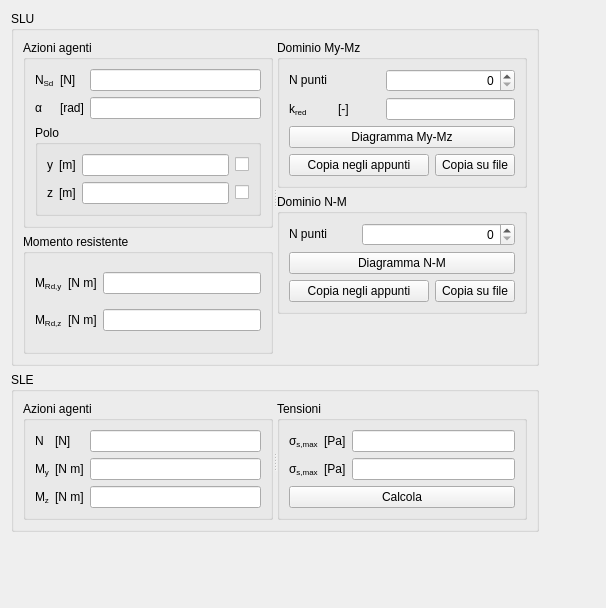
         <widget class="QWidget" name="LSTabScrollAreaContents">
          <property name="geometry">
           <rect>
            <x>0</x>
            <y>0</y>
            <width>606</width>
            <height>608</height>
           </rect>
          </property>
          <layout class="QGridLayout" name="gridLayout_13">
           <item row="0" column="0">
            <widget class="QGroupBox" name="ULSGBox">
             <property name="title">
              <string>SLU</string>
             </property>
             <layout class="QGridLayout" name="gridLayout_8">
              <item row="0" column="0">
               <widget class="QSplitter" name="splitter_2">
                <property name="orientation">
                 <enum>Qt::Horizontal</enum>
                </property>
                <widget class="QWidget" name="layoutWidget">
                 <layout class="QVBoxLayout" name="verticalLayout">
                  <item>
                   <widget class="QGroupBox" name="ULSActionsGBox">
                    <property name="minimumSize">
                     <size>
                      <width>250</width>
                      <height>0</height>
                     </size>
                    </property>
                    <property name="title">
                     <string>Azioni agenti</string>
                    </property>
                    <layout class="QGridLayout" name="gridLayout_6">
                     <item row="0" column="0">
                      <widget class="QLabelRichName" name="NULSLabel">
                       <property name="text">
                        <string>&lt;!DOCTYPE HTML PUBLIC &quot;-//W3C//DTD HTML 4.0//EN&quot; &quot;http://www.w3.org/TR/REC-html40/strict.dtd&quot;&gt;
&lt;html&gt;&lt;head&gt;&lt;meta name=&quot;qrichtext&quot; content=&quot;1&quot; /&gt;&lt;/head&gt;
&lt;body&gt;
N&lt;span style=&quot; vertical-align:sub;&quot;&gt;Sd&lt;/span&gt;
&lt;/body&gt;&lt;/html&gt;</string>
                       </property>
                      </widget>
                     </item>
                     <item row="0" column="2">
                      <widget class="QLineEditValue" name="NULSLEdit">
                       <property name="styleSheet">
                        <string notr="true"/>
                       </property>
                      </widget>
                     </item>
                     <item row="1" column="0">
                      <widget class="QLabelRichName" name="alphaULSLabel">
                       <property name="text">
                        <string>&lt;!DOCTYPE HTML PUBLIC &quot;-//W3C//DTD HTML 4.0//EN&quot; &quot;http://www.w3.org/TR/REC-html40/strict.dtd&quot;&gt;
&lt;html&gt;&lt;head&gt;&lt;meta name=&quot;qrichtext&quot; content=&quot;1&quot; /&gt;&lt;/head&gt;
&lt;body&gt;
α
&lt;/body&gt;
&lt;/html&gt;</string>
                       </property>
                      </widget>
                     </item>
                     <item row="1" column="2">
                      <widget class="QLineEditValue" name="alphaULSLEdit">
                       <property name="styleSheet">
                        <string notr="true"/>
                       </property>
                      </widget>
                     </item>
                     <item row="2" column="0" colspan="3">
                      <widget class="QGroupBox" name="ULSActionsMomGBox">
                       <property name="title">
                        <string>Polo</string>
                       </property>
                       <layout class="QGridLayout" name="gridLayout_7">
                        <item row="1" column="0">
                         <widget class="QLabelRichName" name="yCenULSLabel">
                          <property name="text">
                           <string>&lt;!DOCTYPE HTML PUBLIC &quot;-//W3C//DTD HTML 4.0//EN&quot; &quot;http://www.w3.org/TR/REC-html40/strict.dtd&quot;&gt;
&lt;html&gt;&lt;head&gt;&lt;meta name=&quot;qrichtext&quot; content=&quot;1&quot; /&gt;&lt;/head&gt;
&lt;body&gt;
y
&lt;/body&gt;
&lt;/html&gt;</string>
                          </property>
                         </widget>
                        </item>
                        <item row="1" column="2">
                         <widget class="QLineEditValue" name="yCenULSLEdit">
                          <property name="styleSheet">
                           <string notr="true"/>
                          </property>
                         </widget>
                        </item>
                        <item row="2" column="0">
                         <widget class="QLabelRichName" name="zCenULSLabel">
                          <property name="text">
                           <string>&lt;!DOCTYPE HTML PUBLIC &quot;-//W3C//DTD HTML 4.0//EN&quot; &quot;http://www.w3.org/TR/REC-html40/strict.dtd&quot;&gt;
&lt;html&gt;&lt;head&gt;&lt;meta name=&quot;qrichtext&quot; content=&quot;1&quot; /&gt;&lt;/head&gt;
&lt;body&gt;
z
&lt;/body&gt;
&lt;/html&gt;</string>
                          </property>
                         </widget>
                        </item>
                        <item row="2" column="2">
                         <widget class="QLineEditValue" name="zCenULSLEdit">
                          <property name="styleSheet">
                           <string notr="true"/>
                          </property>
                         </widget>
                        </item>
                        <item row="1" column="1">
                         <widget class="QLabelUnitMeasure" name="yCenULSUMLabel">
                          <property name="text">
                           <string>&lt;!DOCTYPE HTML PUBLIC &quot;-//W3C//DTD HTML 4.0//EN&quot; &quot;http://www.w3.org/TR/REC-html40/strict.dtd&quot;&gt;
&lt;html&gt;&lt;head&gt;&lt;meta name=&quot;qrichtext&quot; content=&quot;1&quot; /&gt;&lt;/head&gt;
&lt;body&gt;
[m]
&lt;/body&gt;
&lt;/html&gt;</string>
                          </property>
                         </widget>
                        </item>
                        <item row="2" column="1">
                         <widget class="QLabelUnitMeasure" name="zCenULSUMLabel">
                          <property name="text">
                           <string>&lt;!DOCTYPE HTML PUBLIC &quot;-//W3C//DTD HTML 4.0//EN&quot; &quot;http://www.w3.org/TR/REC-html40/strict.dtd&quot;&gt;
&lt;html&gt;&lt;head&gt;&lt;meta name=&quot;qrichtext&quot; content=&quot;1&quot; /&gt;&lt;/head&gt;
&lt;body&gt;
[m]
&lt;/body&gt;
&lt;/html&gt;</string>
                          </property>
                         </widget>
                        </item>
                        <item row="1" column="3">
                         <widget class="QCheckBoxReadOnly" name="yCenULSCheckBox">
                          <property name="text">
                           <string/>
                          </property>
                         </widget>
                        </item>
                        <item row="2" column="3">
                         <widget class="QCheckBoxReadOnly" name="zCenULSCheckBox">
                          <property name="text">
                           <string/>
                          </property>
                         </widget>
                        </item>
                       </layout>
                      </widget>
                     </item>
                     <item row="0" column="1">
                      <widget class="QLabelUnitMeasure" name="NULSUMLabel">
                       <property name="text">
                        <string>&lt;!DOCTYPE HTML PUBLIC &quot;-//W3C//DTD HTML 4.0//EN&quot; &quot;http://www.w3.org/TR/REC-html40/strict.dtd&quot;&gt;
&lt;html&gt;&lt;head&gt;&lt;meta name=&quot;qrichtext&quot; content=&quot;1&quot; /&gt;&lt;/head&gt;
&lt;body&gt;
[N]
&lt;/body&gt;&lt;/html&gt;</string>
                       </property>
                      </widget>
                     </item>
                     <item row="1" column="1">
                      <widget class="QLabelUnitMeasure" name="alphaULSUMLabel">
                       <property name="text">
                        <string>&lt;!DOCTYPE HTML PUBLIC &quot;-//W3C//DTD HTML 4.0//EN&quot; &quot;http://www.w3.org/TR/REC-html40/strict.dtd&quot;&gt;
&lt;html&gt;&lt;head&gt;&lt;meta name=&quot;qrichtext&quot; content=&quot;1&quot; /&gt;&lt;/head&gt;
&lt;body&gt;
[rad]
&lt;/body&gt;
&lt;/html&gt;</string>
                       </property>
                      </widget>
                     </item>
                    </layout>
                   </widget>
                  </item>
                  <item>
                   <widget class="QGroupBox" name="groupBox_2">
                    <property name="title">
                     <string>Momento resistente</string>
                    </property>
                    <layout class="QGridLayout" name="gridLayout_5">
                     <item row="0" column="0">
                      <widget class="QLabelRichName" name="MULSyLabel">
                       <property name="text">
                        <string>&lt;!DOCTYPE HTML PUBLIC &quot;-//W3C//DTD HTML 4.0//EN&quot; &quot;http://www.w3.org/TR/REC-html40/strict.dtd&quot;&gt;
&lt;html&gt;&lt;head&gt;&lt;meta name=&quot;qrichtext&quot; content=&quot;1&quot; /&gt;&lt;/head&gt;
&lt;body&gt;
M&lt;span style=&quot; vertical-align:sub;&quot;&gt;Rd,y&lt;/span&gt;
&lt;/body&gt;&lt;/html&gt;</string>
                       </property>
                      </widget>
                     </item>
                     <item row="0" column="1">
                      <widget class="QLabelUnitMeasure" name="MULSyUMLabel">
                       <property name="text">
                        <string>&lt;!DOCTYPE HTML PUBLIC &quot;-//W3C//DTD HTML 4.0//EN&quot; &quot;http://www.w3.org/TR/REC-html40/strict.dtd&quot;&gt;
&lt;html&gt;&lt;head&gt;&lt;meta name=&quot;qrichtext&quot; content=&quot;1&quot; /&gt;&lt;/head&gt;
&lt;body&gt;
[N m]
&lt;/body&gt;&lt;/html&gt;</string>
                       </property>
                      </widget>
                     </item>
                     <item row="0" column="2">
                      <widget class="QLineEditValue" name="MULSyLEdit">
                       <property name="readOnly">
                        <bool>true</bool>
                       </property>
                      </widget>
                     </item>
                     <item row="1" column="0">
                      <widget class="QLabelRichName" name="MULSzLabel">
                       <property name="text">
                        <string>&lt;!DOCTYPE HTML PUBLIC &quot;-//W3C//DTD HTML 4.0//EN&quot; &quot;http://www.w3.org/TR/REC-html40/strict.dtd&quot;&gt;
&lt;html&gt;&lt;head&gt;&lt;meta name=&quot;qrichtext&quot; content=&quot;1&quot; /&gt;&lt;/head&gt;
&lt;body&gt;
M&lt;span style=&quot; vertical-align:sub;&quot;&gt;Rd,z&lt;/span&gt;
&lt;/body&gt;&lt;/html&gt;</string>
                       </property>
                      </widget>
                     </item>
                     <item row="1" column="1">
                      <widget class="QLabelUnitMeasure" name="MULSzUMLabel">
                       <property name="text">
                        <string>&lt;!DOCTYPE HTML PUBLIC &quot;-//W3C//DTD HTML 4.0//EN&quot; &quot;http://www.w3.org/TR/REC-html40/strict.dtd&quot;&gt;
&lt;html&gt;&lt;head&gt;&lt;meta name=&quot;qrichtext&quot; content=&quot;1&quot; /&gt;&lt;/head&gt;
&lt;body&gt;
[N m]
&lt;/body&gt;&lt;/html&gt;</string>
                       </property>
                      </widget>
                     </item>
                     <item row="1" column="2">
                      <widget class="QLineEditValue" name="MULSzLEdit">
                       <property name="readOnly">
                        <bool>true</bool>
                       </property>
                      </widget>
                     </item>
                    </layout>
                   </widget>
                  </item>
                 </layout>
                </widget>
                <widget class="QWidget" name="layoutWidget_3">
                 <layout class="QVBoxLayout" name="verticalLayout_2">
                  <item>
                   <widget class="QGroupBox" name="MULSyMULSzGBox">
                    <property name="minimumSize">
                     <size>
                      <width>250</width>
                      <height>0</height>
                     </size>
                    </property>
                    <property name="title">
                     <string>Dominio My-Mz</string>
                    </property>
                    <layout class="QGridLayout" name="gridLayout_9">
                     <item row="0" column="0" colspan="2">
                      <widget class="QLabel" name="MULSyMULSzAccuracyLabel">
                       <property name="text">
                        <string>&lt;!DOCTYPE HTML PUBLIC &quot;-//W3C//DTD HTML 4.0//EN&quot; &quot;http://www.w3.org/TR/REC-html40/strict.dtd&quot;&gt;
&lt;html&gt;&lt;head&gt;&lt;meta name=&quot;qrichtext&quot; content=&quot;1&quot; /&gt;&lt;/head&gt;
&lt;body&gt;
N punti
&lt;/body&gt;
&lt;/html&gt;</string>
                       </property>
                      </widget>
                     </item>
                     <item row="1" column="0">
                      <widget class="QLabelRichName" name="MULSyMULSzKRedLabel">
                       <property name="text">
                        <string>&lt;!DOCTYPE HTML PUBLIC &quot;-//W3C//DTD HTML 4.0//EN&quot; &quot;http://www.w3.org/TR/REC-html40/strict.dtd&quot;&gt;
&lt;html&gt;&lt;head&gt;&lt;meta name=&quot;qrichtext&quot; content=&quot;1&quot; /&gt;&lt;/head&gt;
&lt;body&gt;
k&lt;span style=&quot; vertical-align:sub;&quot;&gt;red&lt;/span&gt;
&lt;/body&gt;&lt;/html&gt;</string>
                       </property>
                      </widget>
                     </item>
                     <item row="1" column="1">
                      <widget class="QLabelUnitMeasure" name="MULSyMULSzKRedUMLabel">
                       <property name="text">
                        <string>&lt;!DOCTYPE HTML PUBLIC &quot;-//W3C//DTD HTML 4.0//EN&quot; &quot;http://www.w3.org/TR/REC-html40/strict.dtd&quot;&gt;
&lt;html&gt;&lt;head&gt;&lt;meta name=&quot;qrichtext&quot; content=&quot;1&quot; /&gt;&lt;/head&gt;
&lt;body&gt;
[-]
&lt;/body&gt;&lt;/html&gt;</string>
                       </property>
                      </widget>
                     </item>
                     <item row="3" column="0" colspan="3">
                      <widget class="QPushButton" name="copyToClipBoardMULSyMULSzPButton">
                       <property name="text">
                        <string>Copia negli appunti</string>
                       </property>
                      </widget>
                     </item>
                     <item row="3" column="3">
                      <widget class="QPushButton" name="copyToFileMULSyMULSzPButton">
                       <property name="text">
                        <string>Copia su file</string>
                       </property>
                      </widget>
                     </item>
                     <item row="2" column="0" colspan="4">
                      <widget class="QPushButton" name="plotMULSyMULSzPButton">
                       <property name="text">
                        <string>Diagramma My-Mz</string>
                       </property>
                      </widget>
                     </item>
                     <item row="1" column="2" colspan="2">
                      <widget class="QLineEditValue" name="MULSyMULSzKRedLEdit">
                       <property name="styleSheet">
                        <string notr="true"/>
                       </property>
                      </widget>
                     </item>
                     <item row="0" column="2" colspan="2">
                      <widget class="QSpinBox" name="MULSyMULSzAccuracySBox">
                       <property name="alignment">
                        <set>Qt::AlignRight|Qt::AlignTrailing|Qt::AlignVCenter</set>
                       </property>
                       <property name="maximum">
                        <number>1000</number>
                       </property>
                      </widget>
                     </item>
                    </layout>
                   </widget>
                  </item>
                  <item>
                   <widget class="QGroupBox" name="MULSNGBox">
                    <property name="title">
                     <string>Dominio N-M</string>
                    </property>
                    <layout class="QGridLayout" name="gridLayout_19">
                     <item row="0" column="1">
                      <widget class="QLabel" name="MULSNAccuracyLabel">
                       <property name="text">
                        <string>&lt;!DOCTYPE HTML PUBLIC &quot;-//W3C//DTD HTML 4.0//EN&quot; &quot;http://www.w3.org/TR/REC-html40/strict.dtd&quot;&gt;
&lt;html&gt;&lt;head&gt;&lt;meta name=&quot;qrichtext&quot; content=&quot;1&quot; /&gt;&lt;/head&gt;
&lt;body&gt;
N punti
&lt;/body&gt;
&lt;/html&gt;</string>
                       </property>
                      </widget>
                     </item>
                     <item row="2" column="1" colspan="2">
                      <widget class="QPushButton" name="copyToClipboardMULSNPButton">
                       <property name="text">
                        <string>Copia negli appunti</string>
                       </property>
                      </widget>
                     </item>
                     <item row="2" column="3">
                      <widget class="QPushButton" name="copyToFileMULSNPButton">
                       <property name="text">
                        <string>Copia su file</string>
                       </property>
                      </widget>
                     </item>
                     <item row="1" column="1" colspan="3">
                      <widget class="QPushButton" name="plotMULSNPButton">
                       <property name="text">
                        <string>Diagramma N-M</string>
                       </property>
                      </widget>
                     </item>
                     <item row="0" column="2" colspan="2">
                      <widget class="QSpinBox" name="MULSNAccuracySBox">
                       <property name="alignment">
                        <set>Qt::AlignRight|Qt::AlignTrailing|Qt::AlignVCenter</set>
                       </property>
                       <property name="maximum">
                        <number>1000</number>
                       </property>
                      </widget>
                     </item>
                    </layout>
                   </widget>
                  </item>
                  <item>
                   <spacer name="verticalSpacer_3">
                    <property name="orientation">
                     <enum>Qt::Vertical</enum>
                    </property>
                    <property name="sizeHint" stdset="0">
                     <size>
                      <width>20</width>
                      <height>40</height>
                     </size>
                    </property>
                   </spacer>
                  </item>
                 </layout>
                </widget>
               </widget>
              </item>
             </layout>
            </widget>
           </item>
           <item row="1" column="0">
            <widget class="QGroupBox" name="ELSGBox">
             <property name="title">
              <string>SLE</string>
             </property>
             <layout class="QGridLayout" name="gridLayout_11">
              <item row="0" column="0">
               <widget class="QSplitter" name="splitter_3">
                <property name="orientation">
                 <enum>Qt::Horizontal</enum>
                </property>
                <widget class="QGroupBox" name="ELSActionsGBox">
                 <property name="minimumSize">
                  <size>
                   <width>250</width>
                   <height>0</height>
                  </size>
                 </property>
                 <property name="title">
                  <string>Azioni agenti</string>
                 </property>
                 <layout class="QGridLayout" name="gridLayout_17">
                  <item row="0" column="0">
                   <widget class="QLabelRichName" name="NELSLabel">
                    <property name="text">
                     <string>&lt;!DOCTYPE HTML PUBLIC &quot;-//W3C//DTD HTML 4.0//EN&quot; &quot;http://www.w3.org/TR/REC-html40/strict.dtd&quot;&gt;
&lt;html&gt;&lt;head&gt;&lt;meta name=&quot;qrichtext&quot; content=&quot;1&quot; /&gt;&lt;/head&gt;
&lt;body&gt;
N
&lt;/body&gt;&lt;/html&gt;</string>
                    </property>
                   </widget>
                  </item>
                  <item row="0" column="1">
                   <widget class="QLabelUnitMeasure" name="NELSUMLabel">
                    <property name="text">
                     <string>&lt;!DOCTYPE HTML PUBLIC &quot;-//W3C//DTD HTML 4.0//EN&quot; &quot;http://www.w3.org/TR/REC-html40/strict.dtd&quot;&gt;
&lt;html&gt;&lt;head&gt;&lt;meta name=&quot;qrichtext&quot; content=&quot;1&quot; /&gt;&lt;/head&gt;
&lt;body&gt;
[N]
&lt;/body&gt;&lt;/html&gt;</string>
                    </property>
                   </widget>
                  </item>
                  <item row="0" column="2">
                   <widget class="QLineEditValue" name="NELSLEdit">
                    <property name="styleSheet">
                     <string notr="true"/>
                    </property>
                   </widget>
                  </item>
                  <item row="1" column="0">
                   <widget class="QLabelRichName" name="MELSyLabel">
                    <property name="text">
                     <string>&lt;!DOCTYPE HTML PUBLIC &quot;-//W3C//DTD HTML 4.0//EN&quot; &quot;http://www.w3.org/TR/REC-html40/strict.dtd&quot;&gt;
&lt;html&gt;&lt;head&gt;&lt;meta name=&quot;qrichtext&quot; content=&quot;1&quot; /&gt;&lt;/head&gt;
&lt;body&gt;
M&lt;span style=&quot; vertical-align:sub;&quot;&gt;y&lt;/span&gt;
&lt;/body&gt;
&lt;/html&gt;</string>
                    </property>
                   </widget>
                  </item>
                  <item row="1" column="1">
                   <widget class="QLabelUnitMeasure" name="MELSyUMLabel">
                    <property name="text">
                     <string>&lt;!DOCTYPE HTML PUBLIC &quot;-//W3C//DTD HTML 4.0//EN&quot; &quot;http://www.w3.org/TR/REC-html40/strict.dtd&quot;&gt;
&lt;html&gt;&lt;head&gt;&lt;meta name=&quot;qrichtext&quot; content=&quot;1&quot; /&gt;&lt;/head&gt;
&lt;body&gt;
[N m]
&lt;/body&gt;
&lt;/html&gt;</string>
                    </property>
                   </widget>
                  </item>
                  <item row="1" column="2">
                   <widget class="QLineEditValue" name="MELSyLEdit">
                    <property name="styleSheet">
                     <string notr="true"/>
                    </property>
                   </widget>
                  </item>
                  <item row="2" column="0">
                   <widget class="QLabelRichName" name="MELSzLabel">
                    <property name="text">
                     <string>&lt;!DOCTYPE HTML PUBLIC &quot;-//W3C//DTD HTML 4.0//EN&quot; &quot;http://www.w3.org/TR/REC-html40/strict.dtd&quot;&gt;
&lt;html&gt;&lt;head&gt;&lt;meta name=&quot;qrichtext&quot; content=&quot;1&quot; /&gt;&lt;/head&gt;
&lt;body&gt;
M&lt;span style=&quot; vertical-align:sub;&quot;&gt;z&lt;/span&gt;
&lt;/body&gt;
&lt;/html&gt;</string>
                    </property>
                   </widget>
                  </item>
                  <item row="2" column="1">
                   <widget class="QLabelUnitMeasure" name="MELSzUMLabel">
                    <property name="text">
                     <string>&lt;!DOCTYPE HTML PUBLIC &quot;-//W3C//DTD HTML 4.0//EN&quot; &quot;http://www.w3.org/TR/REC-html40/strict.dtd&quot;&gt;
&lt;html&gt;&lt;head&gt;&lt;meta name=&quot;qrichtext&quot; content=&quot;1&quot; /&gt;&lt;/head&gt;
&lt;body&gt;
[N m]
&lt;/body&gt;
&lt;/html&gt;</string>
                    </property>
                   </widget>
                  </item>
                  <item row="2" column="2">
                   <widget class="QLineEditValue" name="MELSzLEdit">
                    <property name="styleSheet">
                     <string notr="true"/>
                    </property>
                   </widget>
                  </item>
                 </layout>
                </widget>
                <widget class="QGroupBox" name="fELSGBox">
                 <property name="minimumSize">
                  <size>
                   <width>250</width>
                   <height>0</height>
                  </size>
                 </property>
                 <property name="title">
                  <string>Tensioni</string>
                 </property>
                 <layout class="QGridLayout" name="gridLayout_12">
                  <item row="0" column="0">
                   <widget class="QLabel" name="fELSCncrMaxLabel">
                    <property name="text">
                     <string>&lt;!DOCTYPE HTML PUBLIC &quot;-//W3C//DTD HTML 4.0//EN&quot; &quot;http://www.w3.org/TR/REC-html40/strict.dtd&quot;&gt;
&lt;html&gt;&lt;head&gt;&lt;meta name=&quot;qrichtext&quot; content=&quot;1&quot; /&gt;&lt;/head&gt;
&lt;body&gt;
σ&lt;span style=&quot; vertical-align:sub;&quot;&gt;s,max&lt;/span&gt;
&lt;/body&gt;
&lt;/html&gt;</string>
                    </property>
                   </widget>
                  </item>
                  <item row="0" column="1">
                   <widget class="QLabelUnitMeasure" name="fELSCncrMaxUMLabel">
                    <property name="text">
                     <string>&lt;!DOCTYPE HTML PUBLIC &quot;-//W3C//DTD HTML 4.0//EN&quot; &quot;http://www.w3.org/TR/REC-html40/strict.dtd&quot;&gt;
&lt;html&gt;&lt;head&gt;&lt;meta name=&quot;qrichtext&quot; content=&quot;1&quot; /&gt;&lt;/head&gt;
&lt;body&gt;
[Pa]
&lt;/body&gt;
&lt;/html&gt;</string>
                    </property>
                   </widget>
                  </item>
                  <item row="0" column="2">
                   <widget class="QLineEditValue" name="fELSCncrMaxLEdit"/>
                  </item>
                  <item row="1" column="0">
                   <widget class="QLabel" name="fELSSteelCncrMaxLabel">
                    <property name="text">
                     <string>&lt;!DOCTYPE HTML PUBLIC &quot;-//W3C//DTD HTML 4.0//EN&quot; &quot;http://www.w3.org/TR/REC-html40/strict.dtd&quot;&gt;
&lt;html&gt;&lt;head&gt;&lt;meta name=&quot;qrichtext&quot; content=&quot;1&quot; /&gt;&lt;/head&gt;
&lt;body&gt;
σ&lt;span style=&quot; vertical-align:sub;&quot;&gt;s,max&lt;/span&gt;
&lt;/body&gt;
&lt;/html&gt;</string>
                    </property>
                   </widget>
                  </item>
                  <item row="1" column="1">
                   <widget class="QLabelUnitMeasure" name="fELSSteelCncrMaxUMLabel">
                    <property name="text">
                     <string>&lt;!DOCTYPE HTML PUBLIC &quot;-//W3C//DTD HTML 4.0//EN&quot; &quot;http://www.w3.org/TR/REC-html40/strict.dtd&quot;&gt;
&lt;html&gt;&lt;head&gt;&lt;meta name=&quot;qrichtext&quot; content=&quot;1&quot; /&gt;&lt;/head&gt;
&lt;body&gt;
[Pa]
&lt;/body&gt;
&lt;/html&gt;</string>
                    </property>
                   </widget>
                  </item>
                  <item row="1" column="2">
                   <widget class="QLineEditValue" name="fELSSteelCncrMaxLEdit"/>
                  </item>
                  <item row="2" column="0" colspan="3">
                   <widget class="QPushButton" name="ELSCalculatePButton">
                    <property name="text">
                     <string>Calcola</string>
                    </property>
                   </widget>
                  </item>
                 </layout>
                </widget>
               </widget>
              </item>
             </layout>
            </widget>
           </item>
           <item row="2" column="0">
            <spacer name="verticalSpacer">
             <property name="orientation">
              <enum>Qt::Vertical</enum>
             </property>
             <property name="sizeHint" stdset="0">
              <size>
               <width>20</width>
               <height>40</height>
              </size>
             </property>
            </spacer>
           </item>
           <item row="0" column="1">
            <spacer name="horizontalSpacer_3">
             <property name="orientation">
              <enum>Qt::Horizontal</enum>
             </property>
             <property name="sizeHint" stdset="0">
              <size>
               <width>452</width>
               <height>20</height>
              </size>
             </property>
            </spacer>
           </item>
          </layout>
         </widget>
